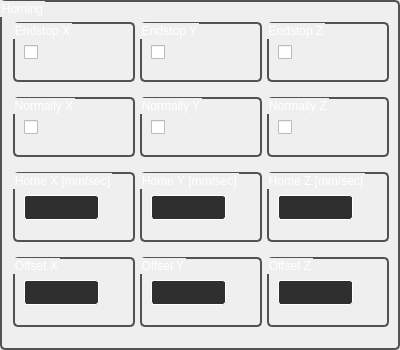
       <widget class="QGroupBox" name="groupBox_177">
        <property name="geometry">
         <rect>
          <x>630</x>
          <y>20</y>
          <width>400</width>
          <height>350</height>
         </rect>
        </property>
        <property name="minimumSize">
         <size>
          <width>400</width>
          <height>350</height>
         </size>
        </property>
        <property name="styleSheet">
         <string notr="true">QGroupBox  {
	color: white;
	border-style: solid;	
	border-width:2px; 
	border-color:	rgb(82,82,82);
	border-radius:5px;
}
</string>
        </property>
        <property name="title">
         <string>Homing</string>
        </property>
        <layout class="QGridLayout" name="gridLayout_139">
         <item row="0" column="0">
          <widget class="QGroupBox" name="groupBox_171">
           <property name="minimumSize">
            <size>
             <width>122</width>
             <height>60</height>
            </size>
           </property>
           <property name="maximumSize">
            <size>
             <width>122</width>
             <height>60</height>
            </size>
           </property>
           <property name="styleSheet">
            <string notr="true">QGroupBox  {
	color: white;
	border-style: solid;	
	border-width:2px; 
	border-color:	rgb(82,82,82);
	border-radius:5px;
}
</string>
           </property>
           <property name="title">
            <string>Endstop X</string>
           </property>
           <layout class="QVBoxLayout" name="verticalLayout_58">
            <item>
             <spacer name="verticalSpacer_38">
              <property name="orientation">
               <enum>Qt::Vertical</enum>
              </property>
              <property name="sizeType">
               <enum>QSizePolicy::Minimum</enum>
              </property>
              <property name="sizeHint" stdset="0">
               <size>
                <width>20</width>
                <height>1</height>
               </size>
              </property>
             </spacer>
            </item>
            <item>
             <widget class="QCheckBox" name="c12">
              <property name="enabled">
               <bool>true</bool>
              </property>
              <property name="minimumSize">
               <size>
                <width>15</width>
                <height>25</height>
               </size>
              </property>
              <property name="maximumSize">
               <size>
                <width>15</width>
                <height>25</height>
               </size>
              </property>
              <property name="autoFillBackground">
               <bool>false</bool>
              </property>
              <property name="text">
               <string/>
              </property>
             </widget>
            </item>
           </layout>
          </widget>
         </item>
         <item row="0" column="1">
          <widget class="QGroupBox" name="groupBox_172">
           <property name="minimumSize">
            <size>
             <width>122</width>
             <height>60</height>
            </size>
           </property>
           <property name="maximumSize">
            <size>
             <width>122</width>
             <height>60</height>
            </size>
           </property>
           <property name="styleSheet">
            <string notr="true">QGroupBox  {
	color: white;
	border-style: solid;	
	border-width:2px; 
	border-color:	rgb(82,82,82);
	border-radius:5px;
}
</string>
           </property>
           <property name="title">
            <string>Endstop Y</string>
           </property>
           <layout class="QVBoxLayout" name="verticalLayout_59">
            <item>
             <spacer name="verticalSpacer_39">
              <property name="orientation">
               <enum>Qt::Vertical</enum>
              </property>
              <property name="sizeType">
               <enum>QSizePolicy::Minimum</enum>
              </property>
              <property name="sizeHint" stdset="0">
               <size>
                <width>20</width>
                <height>1</height>
               </size>
              </property>
             </spacer>
            </item>
            <item>
             <widget class="QCheckBox" name="c13">
              <property name="enabled">
               <bool>true</bool>
              </property>
              <property name="minimumSize">
               <size>
                <width>15</width>
                <height>25</height>
               </size>
              </property>
              <property name="maximumSize">
               <size>
                <width>15</width>
                <height>25</height>
               </size>
              </property>
              <property name="autoFillBackground">
               <bool>false</bool>
              </property>
              <property name="text">
               <string/>
              </property>
             </widget>
            </item>
           </layout>
          </widget>
         </item>
         <item row="0" column="2">
          <widget class="QGroupBox" name="groupBox_173">
           <property name="minimumSize">
            <size>
             <width>122</width>
             <height>60</height>
            </size>
           </property>
           <property name="maximumSize">
            <size>
             <width>122</width>
             <height>60</height>
            </size>
           </property>
           <property name="styleSheet">
            <string notr="true">QGroupBox  {
	color: white;
	border-style: solid;	
	border-width:2px; 
	border-color:	rgb(82,82,82);
	border-radius:5px;
}
</string>
           </property>
           <property name="title">
            <string>Endstop Z</string>
           </property>
           <layout class="QVBoxLayout" name="verticalLayout_60">
            <item>
             <spacer name="verticalSpacer_40">
              <property name="orientation">
               <enum>Qt::Vertical</enum>
              </property>
              <property name="sizeType">
               <enum>QSizePolicy::Minimum</enum>
              </property>
              <property name="sizeHint" stdset="0">
               <size>
                <width>20</width>
                <height>1</height>
               </size>
              </property>
             </spacer>
            </item>
            <item>
             <widget class="QCheckBox" name="c14">
              <property name="enabled">
               <bool>true</bool>
              </property>
              <property name="minimumSize">
               <size>
                <width>15</width>
                <height>25</height>
               </size>
              </property>
              <property name="maximumSize">
               <size>
                <width>15</width>
                <height>25</height>
               </size>
              </property>
              <property name="autoFillBackground">
               <bool>false</bool>
              </property>
              <property name="text">
               <string/>
              </property>
             </widget>
            </item>
           </layout>
          </widget>
         </item>
         <item row="1" column="0">
          <widget class="QGroupBox" name="groupBox_168">
           <property name="minimumSize">
            <size>
             <width>122</width>
             <height>60</height>
            </size>
           </property>
           <property name="maximumSize">
            <size>
             <width>122</width>
             <height>60</height>
            </size>
           </property>
           <property name="styleSheet">
            <string notr="true">QGroupBox  {
	color: white;
	border-style: solid;	
	border-width:2px; 
	border-color:	rgb(82,82,82);
	border-radius:5px;
}
</string>
           </property>
           <property name="title">
            <string>Normally X</string>
           </property>
           <layout class="QVBoxLayout" name="verticalLayout_55">
            <item>
             <spacer name="verticalSpacer_35">
              <property name="orientation">
               <enum>Qt::Vertical</enum>
              </property>
              <property name="sizeType">
               <enum>QSizePolicy::Minimum</enum>
              </property>
              <property name="sizeHint" stdset="0">
               <size>
                <width>20</width>
                <height>1</height>
               </size>
              </property>
             </spacer>
            </item>
            <item>
             <widget class="QCheckBox" name="c17">
              <property name="minimumSize">
               <size>
                <width>15</width>
                <height>25</height>
               </size>
              </property>
              <property name="maximumSize">
               <size>
                <width>15</width>
                <height>25</height>
               </size>
              </property>
              <property name="text">
               <string/>
              </property>
             </widget>
            </item>
           </layout>
          </widget>
         </item>
         <item row="1" column="1">
          <widget class="QGroupBox" name="groupBox_169">
           <property name="minimumSize">
            <size>
             <width>122</width>
             <height>60</height>
            </size>
           </property>
           <property name="maximumSize">
            <size>
             <width>122</width>
             <height>60</height>
            </size>
           </property>
           <property name="styleSheet">
            <string notr="true">QGroupBox  {
	color: white;
	border-style: solid;	
	border-width:2px; 
	border-color:	rgb(82,82,82);
	border-radius:5px;
}
</string>
           </property>
           <property name="title">
            <string>Normally Y</string>
           </property>
           <layout class="QVBoxLayout" name="verticalLayout_56">
            <item>
             <spacer name="verticalSpacer_36">
              <property name="orientation">
               <enum>Qt::Vertical</enum>
              </property>
              <property name="sizeType">
               <enum>QSizePolicy::Minimum</enum>
              </property>
              <property name="sizeHint" stdset="0">
               <size>
                <width>20</width>
                <height>1</height>
               </size>
              </property>
             </spacer>
            </item>
            <item>
             <widget class="QCheckBox" name="c18">
              <property name="minimumSize">
               <size>
                <width>15</width>
                <height>25</height>
               </size>
              </property>
              <property name="maximumSize">
               <size>
                <width>15</width>
                <height>25</height>
               </size>
              </property>
              <property name="text">
               <string/>
              </property>
             </widget>
            </item>
           </layout>
          </widget>
         </item>
         <item row="1" column="2">
          <widget class="QGroupBox" name="groupBox_170">
           <property name="minimumSize">
            <size>
             <width>122</width>
             <height>60</height>
            </size>
           </property>
           <property name="maximumSize">
            <size>
             <width>122</width>
             <height>60</height>
            </size>
           </property>
           <property name="styleSheet">
            <string notr="true">QGroupBox  {
	color: white;
	border-style: solid;	
	border-width:2px; 
	border-color:	rgb(82,82,82);
	border-radius:5px;
}
</string>
           </property>
           <property name="title">
            <string>Normally Z</string>
           </property>
           <layout class="QVBoxLayout" name="verticalLayout_57">
            <item>
             <spacer name="verticalSpacer_37">
              <property name="orientation">
               <enum>Qt::Vertical</enum>
              </property>
              <property name="sizeType">
               <enum>QSizePolicy::Minimum</enum>
              </property>
              <property name="sizeHint" stdset="0">
               <size>
                <width>20</width>
                <height>1</height>
               </size>
              </property>
             </spacer>
            </item>
            <item>
             <widget class="QCheckBox" name="c19">
              <property name="minimumSize">
               <size>
                <width>15</width>
                <height>25</height>
               </size>
              </property>
              <property name="maximumSize">
               <size>
                <width>15</width>
                <height>25</height>
               </size>
              </property>
              <property name="text">
               <string/>
              </property>
             </widget>
            </item>
           </layout>
          </widget>
         </item>
         <item row="2" column="0">
          <widget class="QGroupBox" name="groupBox_165">
           <property name="minimumSize">
            <size>
             <width>122</width>
             <height>60</height>
            </size>
           </property>
           <property name="maximumSize">
            <size>
             <width>122</width>
             <height>70</height>
            </size>
           </property>
           <property name="styleSheet">
            <string notr="true">QGroupBox  {
	color: white;
	border-style: solid;	
	border-width:2px; 
	border-color:	rgb(82,82,82);
	border-radius:5px;
}
</string>
           </property>
           <property name="title">
            <string>Home X [mm/sec]</string>
           </property>
           <layout class="QVBoxLayout" name="verticalLayout_52">
            <item>
             <spacer name="verticalSpacer_32">
              <property name="orientation">
               <enum>Qt::Vertical</enum>
              </property>
              <property name="sizeType">
               <enum>QSizePolicy::Minimum</enum>
              </property>
              <property name="sizeHint" stdset="0">
               <size>
                <width>20</width>
                <height>1</height>
               </size>
              </property>
             </spacer>
            </item>
            <item>
             <widget class="QPlainTextEdit" name="b6">
              <property name="minimumSize">
               <size>
                <width>75</width>
                <height>25</height>
               </size>
              </property>
              <property name="maximumSize">
               <size>
                <width>75</width>
                <height>25</height>
               </size>
              </property>
              <property name="font">
               <font>
                <pointsize>9</pointsize>
               </font>
              </property>
              <property name="styleSheet">
               <string notr="true">QPlainTextEdit{
background-color: rgb(47, 47, 47);
color: rgb(255, 255, 255);
border-style: solid;
border-radius:3px;
border-width:1px; 
border-color:white;
}
QPlainTextEdit:hover{
border-color: rgb(85, 170, 255);
}
QPlainTextEdit:focus{
border-color: rgb(85, 170, 255);
}
QPlainTextEdit:disabled {
background-color: rgb(63, 63, 63);
color: rgb(0, 0, 0);
border-color:rgb(120, 120, 120)
}</string>
              </property>
              <property name="verticalScrollBarPolicy">
               <enum>Qt::ScrollBarAlwaysOff</enum>
              </property>
              <property name="horizontalScrollBarPolicy">
               <enum>Qt::ScrollBarAlwaysOff</enum>
              </property>
             </widget>
            </item>
           </layout>
          </widget>
         </item>
         <item row="2" column="1">
          <widget class="QGroupBox" name="groupBox_166">
           <property name="minimumSize">
            <size>
             <width>122</width>
             <height>60</height>
            </size>
           </property>
           <property name="maximumSize">
            <size>
             <width>122</width>
             <height>70</height>
            </size>
           </property>
           <property name="styleSheet">
            <string notr="true">QGroupBox  {
	color: white;
	border-style: solid;	
	border-width:2px; 
	border-color:	rgb(82,82,82);
	border-radius:5px;
}
</string>
           </property>
           <property name="title">
            <string>Home Y [mm/sec]</string>
           </property>
           <layout class="QVBoxLayout" name="verticalLayout_53">
            <item>
             <spacer name="verticalSpacer_33">
              <property name="orientation">
               <enum>Qt::Vertical</enum>
              </property>
              <property name="sizeType">
               <enum>QSizePolicy::Minimum</enum>
              </property>
              <property name="sizeHint" stdset="0">
               <size>
                <width>20</width>
                <height>1</height>
               </size>
              </property>
             </spacer>
            </item>
            <item>
             <widget class="QPlainTextEdit" name="b7">
              <property name="sizePolicy">
               <sizepolicy hsizetype="Expanding" vsizetype="Expanding">
                <horstretch>0</horstretch>
                <verstretch>0</verstretch>
               </sizepolicy>
              </property>
              <property name="minimumSize">
               <size>
                <width>75</width>
                <height>25</height>
               </size>
              </property>
              <property name="maximumSize">
               <size>
                <width>75</width>
                <height>25</height>
               </size>
              </property>
              <property name="font">
               <font>
                <pointsize>9</pointsize>
               </font>
              </property>
              <property name="styleSheet">
               <string notr="true">QPlainTextEdit{
background-color: rgb(47, 47, 47);
color: rgb(255, 255, 255);
border-style: solid;
border-radius:3px;
border-width:1px; 
border-color:white;
}
QPlainTextEdit:hover{
border-color: rgb(85, 170, 255);
}
QPlainTextEdit:focus{
border-color: rgb(85, 170, 255);
}
QPlainTextEdit:disabled {
background-color: rgb(63, 63, 63);
color: rgb(0, 0, 0);
border-color:rgb(120, 120, 120)
}</string>
              </property>
              <property name="verticalScrollBarPolicy">
               <enum>Qt::ScrollBarAlwaysOff</enum>
              </property>
              <property name="horizontalScrollBarPolicy">
               <enum>Qt::ScrollBarAlwaysOff</enum>
              </property>
             </widget>
            </item>
           </layout>
          </widget>
         </item>
         <item row="2" column="2">
          <widget class="QGroupBox" name="groupBox_167">
           <property name="minimumSize">
            <size>
             <width>122</width>
             <height>60</height>
            </size>
           </property>
           <property name="maximumSize">
            <size>
             <width>122</width>
             <height>70</height>
            </size>
           </property>
           <property name="styleSheet">
            <string notr="true">QGroupBox  {
	color: white;
	border-style: solid;	
	border-width:2px; 
	border-color:	rgb(82,82,82);
	border-radius:5px;
}
</string>
           </property>
           <property name="title">
            <string>Home Z [mm/sec]</string>
           </property>
           <layout class="QVBoxLayout" name="verticalLayout_54">
            <item>
             <spacer name="verticalSpacer_34">
              <property name="orientation">
               <enum>Qt::Vertical</enum>
              </property>
              <property name="sizeType">
               <enum>QSizePolicy::Minimum</enum>
              </property>
              <property name="sizeHint" stdset="0">
               <size>
                <width>20</width>
                <height>1</height>
               </size>
              </property>
             </spacer>
            </item>
            <item>
             <widget class="QPlainTextEdit" name="b8">
              <property name="minimumSize">
               <size>
                <width>75</width>
                <height>25</height>
               </size>
              </property>
              <property name="maximumSize">
               <size>
                <width>75</width>
                <height>25</height>
               </size>
              </property>
              <property name="font">
               <font>
                <pointsize>9</pointsize>
               </font>
              </property>
              <property name="styleSheet">
               <string notr="true">QPlainTextEdit{
background-color: rgb(47, 47, 47);
color: rgb(255, 255, 255);
border-style: solid;
border-radius:3px;
border-width:1px; 
border-color:white;
}
QPlainTextEdit:hover{
border-color: rgb(85, 170, 255);
}
QPlainTextEdit:focus{
border-color: rgb(85, 170, 255);
}
QPlainTextEdit:disabled {
background-color: rgb(63, 63, 63);
color: rgb(0, 0, 0);
border-color:rgb(120, 120, 120)
}</string>
              </property>
              <property name="verticalScrollBarPolicy">
               <enum>Qt::ScrollBarAlwaysOff</enum>
              </property>
              <property name="horizontalScrollBarPolicy">
               <enum>Qt::ScrollBarAlwaysOff</enum>
              </property>
             </widget>
            </item>
           </layout>
          </widget>
         </item>
         <item row="3" column="0">
          <widget class="QGroupBox" name="groupBox_174">
           <property name="minimumSize">
            <size>
             <width>122</width>
             <height>60</height>
            </size>
           </property>
           <property name="maximumSize">
            <size>
             <width>122</width>
             <height>70</height>
            </size>
           </property>
           <property name="styleSheet">
            <string notr="true">QGroupBox  {
	color: white;
	border-style: solid;	
	border-width:2px; 
	border-color:	rgb(82,82,82);
	border-radius:5px;
}
</string>
           </property>
           <property name="title">
            <string>Offset X</string>
           </property>
           <layout class="QVBoxLayout" name="verticalLayout_61">
            <item>
             <spacer name="verticalSpacer_41">
              <property name="orientation">
               <enum>Qt::Vertical</enum>
              </property>
              <property name="sizeType">
               <enum>QSizePolicy::Minimum</enum>
              </property>
              <property name="sizeHint" stdset="0">
               <size>
                <width>20</width>
                <height>1</height>
               </size>
              </property>
             </spacer>
            </item>
            <item>
             <widget class="QPlainTextEdit" name="b31">
              <property name="minimumSize">
               <size>
                <width>75</width>
                <height>25</height>
               </size>
              </property>
              <property name="maximumSize">
               <size>
                <width>75</width>
                <height>25</height>
               </size>
              </property>
              <property name="font">
               <font>
                <pointsize>9</pointsize>
               </font>
              </property>
              <property name="styleSheet">
               <string notr="true">QPlainTextEdit{
background-color: rgb(47, 47, 47);
color: rgb(255, 255, 255);
border-style: solid;
border-radius:3px;
border-width:1px; 
border-color:white;
}
QPlainTextEdit:hover{
border-color: rgb(85, 170, 255);
}
QPlainTextEdit:focus{
border-color: rgb(85, 170, 255);
}
QPlainTextEdit:disabled {
background-color: rgb(63, 63, 63);
color: rgb(0, 0, 0);
border-color:rgb(120, 120, 120)
}</string>
              </property>
              <property name="verticalScrollBarPolicy">
               <enum>Qt::ScrollBarAlwaysOff</enum>
              </property>
              <property name="horizontalScrollBarPolicy">
               <enum>Qt::ScrollBarAlwaysOff</enum>
              </property>
             </widget>
            </item>
           </layout>
          </widget>
         </item>
         <item row="3" column="1">
          <widget class="QGroupBox" name="groupBox_175">
           <property name="minimumSize">
            <size>
             <width>122</width>
             <height>60</height>
            </size>
           </property>
           <property name="maximumSize">
            <size>
             <width>122</width>
             <height>70</height>
            </size>
           </property>
           <property name="styleSheet">
            <string notr="true">QGroupBox  {
	color: white;
	border-style: solid;	
	border-width:2px; 
	border-color:	rgb(82,82,82);
	border-radius:5px;
}
</string>
           </property>
           <property name="title">
            <string>Offset Y</string>
           </property>
           <layout class="QVBoxLayout" name="verticalLayout_62">
            <item>
             <spacer name="verticalSpacer_42">
              <property name="orientation">
               <enum>Qt::Vertical</enum>
              </property>
              <property name="sizeType">
               <enum>QSizePolicy::Minimum</enum>
              </property>
              <property name="sizeHint" stdset="0">
               <size>
                <width>20</width>
                <height>1</height>
               </size>
              </property>
             </spacer>
            </item>
            <item>
             <widget class="QPlainTextEdit" name="b32">
              <property name="minimumSize">
               <size>
                <width>75</width>
                <height>25</height>
               </size>
              </property>
              <property name="maximumSize">
               <size>
                <width>75</width>
                <height>25</height>
               </size>
              </property>
              <property name="font">
               <font>
                <pointsize>9</pointsize>
               </font>
              </property>
              <property name="styleSheet">
               <string notr="true">QPlainTextEdit{
background-color: rgb(47, 47, 47);
color: rgb(255, 255, 255);
border-style: solid;
border-radius:3px;
border-width:1px; 
border-color:white;
}
QPlainTextEdit:hover{
border-color: rgb(85, 170, 255);
}
QPlainTextEdit:focus{
border-color: rgb(85, 170, 255);
}
QPlainTextEdit:disabled {
background-color: rgb(63, 63, 63);
color: rgb(0, 0, 0);
border-color:rgb(120, 120, 120)
}</string>
              </property>
              <property name="verticalScrollBarPolicy">
               <enum>Qt::ScrollBarAlwaysOff</enum>
              </property>
              <property name="horizontalScrollBarPolicy">
               <enum>Qt::ScrollBarAlwaysOff</enum>
              </property>
             </widget>
            </item>
           </layout>
          </widget>
         </item>
         <item row="3" column="2">
          <widget class="QGroupBox" name="groupBox_176">
           <property name="minimumSize">
            <size>
             <width>122</width>
             <height>60</height>
            </size>
           </property>
           <property name="maximumSize">
            <size>
             <width>122</width>
             <height>70</height>
            </size>
           </property>
           <property name="styleSheet">
            <string notr="true">QGroupBox  {
	color: white;
	border-style: solid;	
	border-width:2px; 
	border-color:	rgb(82,82,82);
	border-radius:5px;
}
</string>
           </property>
           <property name="title">
            <string>Offset Z</string>
           </property>
           <layout class="QVBoxLayout" name="verticalLayout_63">
            <item>
             <spacer name="verticalSpacer_43">
              <property name="orientation">
               <enum>Qt::Vertical</enum>
              </property>
              <property name="sizeType">
               <enum>QSizePolicy::Minimum</enum>
              </property>
              <property name="sizeHint" stdset="0">
               <size>
                <width>20</width>
                <height>1</height>
               </size>
              </property>
             </spacer>
            </item>
            <item>
             <widget class="QPlainTextEdit" name="b33">
              <property name="minimumSize">
               <size>
                <width>75</width>
                <height>25</height>
               </size>
              </property>
              <property name="maximumSize">
               <size>
                <width>75</width>
                <height>25</height>
               </size>
              </property>
              <property name="font">
               <font>
                <pointsize>9</pointsize>
               </font>
              </property>
              <property name="styleSheet">
               <string notr="true">QPlainTextEdit{
background-color: rgb(47, 47, 47);
color: rgb(255, 255, 255);
border-style: solid;
border-radius:3px;
border-width:1px; 
border-color:white;
}
QPlainTextEdit:hover{
border-color: rgb(85, 170, 255);
}
QPlainTextEdit:focus{
border-color: rgb(85, 170, 255);
}
QPlainTextEdit:disabled {
background-color: rgb(63, 63, 63);
color: rgb(0, 0, 0);
border-color:rgb(120, 120, 120)
}</string>
              </property>
              <property name="verticalScrollBarPolicy">
               <enum>Qt::ScrollBarAlwaysOff</enum>
              </property>
              <property name="horizontalScrollBarPolicy">
               <enum>Qt::ScrollBarAlwaysOff</enum>
              </property>
             </widget>
            </item>
           </layout>
          </widget>
         </item>
        </layout>
       </widget>
